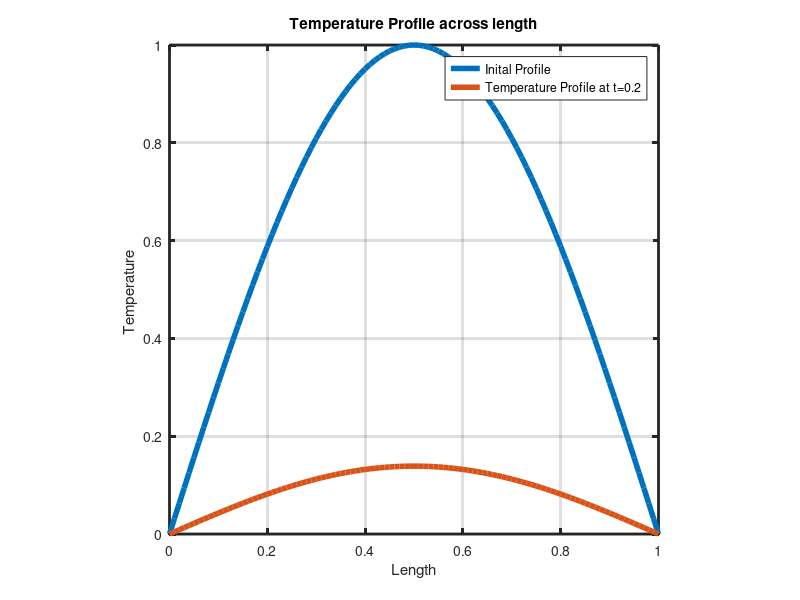

Reproduce this figure in MATLAB.
clear all
clc
clf

h= 0.01;
x= 0:h:1;
n = 1/h + 1;
r = 1;
k = r*h^2;
t_now = zeros(n,1);
t0 = zeros(n,1);
ae = zeros(n,1);
aw = zeros(n,1);
ap = zeros(n,1);
su = zeros(n,1);
for i = 1:n
    t0(i) = sin(pi*x(i));
end

    

t_before =t0;
plot (x,t_before,'LineWidth',4,'DisplayName','Inital Profile');
hold on ;
title ("Temperature Profile across length")   ;
ylabel("Temperature ");
xlabel("Length");
box  on ;
grid on ;
for time = 0:k:0.2
    ap(1) = 1.0;
    su(1) = 0.0;
    ae(1) = 0.0;
    aw(1) = 0.0;
    for i = 2:n-1
        ap(i) = 2+2*r;
        ae(i) = -r;
        aw(i) = -r;
        su(i) = (2-2*r)*t_before(i) + r*(t_before(i-1) + t_before(i+1));
    end
    ap(n) = 1.0;
    su(n) = 0.0;
    ae(n) = 0.0;
    aw(n) = 0.0;
    for i = 1:n
        if(ap(i) == 0)
            disp ("Error ap becomes zero");
        end
    end
    ae(1) = ae(1)/ap(1);
    su(1) = su(1)/ap(1);
    ap(1) = 1.0;
    for i = 2:n
        ap(i) = ap(i) - ae(i-1)*aw(i)/ap(i-1) ;
        su(i) = su(i) - su(i-1)*aw(i)/ap(i-1) ;
        aw(i) = 0;
        ae(i) = ae(i) / ap(i);
        aw(i) = aw(i) / ap(i);
        su(i) = su(i) / ap(i);
        ap(i) = 1.0;
    end
    t_now(n) = su(n)/ap(n);
    for i = 2 : n
        j = n-i + 1;
        t_now(j) = (su(j) - ae(j)*t_now(j+1))/(ap(i)) ;
    end
    t_before = t_now;
    
    
end
% For plotting properly
plot (x,t_now,'LineWidth',4,'DisplayName','Temperature Profile at t=0.2');
hold on ;
title ("Temperature Profile across length")   ;
ylabel("Temperature ");
xlabel("Length");
box  on ;
grid on ;
legend('show')
ax = gca ;
set(ax, 'linewidth',2.0);
axis('square');
